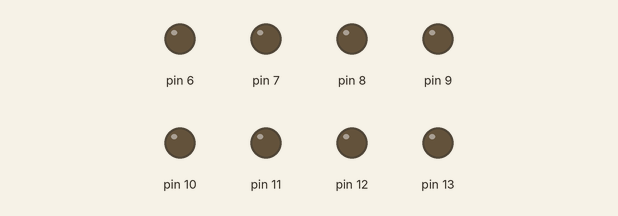
Bench run of a sketch on a simulated Arduino Uno, built with avr-gcc and run on an emulated ATmega328P. On the bench: output pins drawn as LEDs (lit = HIGH).

Above: at 0.1 s.
At 1.1 s:
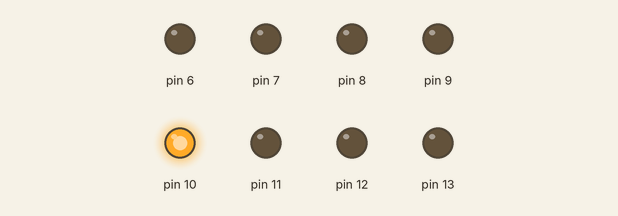
At 2.1 s:
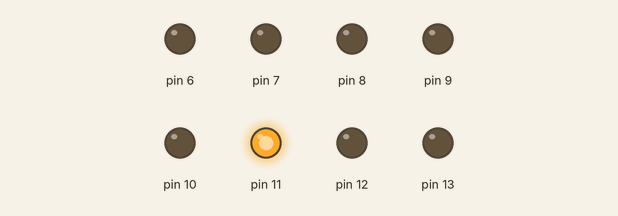
At 3.1 s:
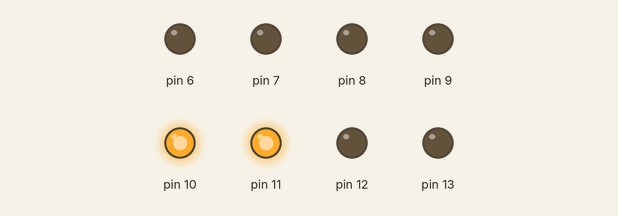
At 15.6 s:
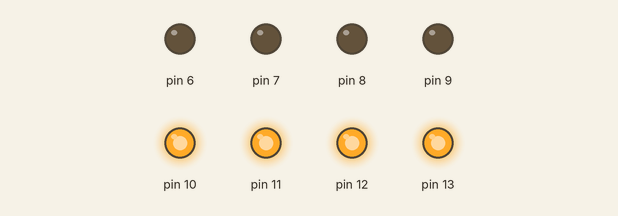
At 39.62 s:
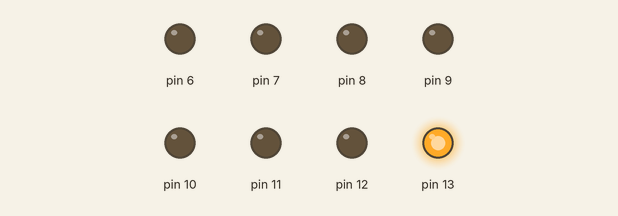
Timing chart, 0 to 40.0 s (numbered marks = the images above):
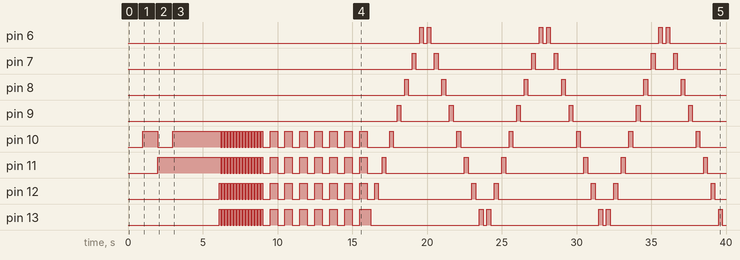

Measured:
- by itself, pin 6: LOW → HIGH at 19.5 s, → LOW 0.25 s later, → HIGH 0.25 s later, → LOW 0.25 s later, … (12 changes in this stretch)
- by itself, pin 7: LOW → HIGH at 19.0 s, → LOW 0.25 s later, → HIGH 1.3 s later, → LOW 0.25 s later, … (12 changes in this stretch)
- by itself, pin 8: LOW → HIGH at 18.5 s, → LOW 0.25 s later, → HIGH 2.3 s later, → LOW 0.25 s later, … (12 changes in this stretch)
- by itself, pin 9: LOW → HIGH at 18.0 s, → LOW 0.25 s later, → HIGH 3.3 s later, → LOW 0.25 s later, … (12 changes in this stretch)
- by itself, pin 10: LOW → HIGH at 1.0 s, → LOW 1.0 s later, → HIGH 1.0 s later, → LOW 3.2 s later, … (58 changes in this stretch)
- by itself, pin 11: LOW → HIGH at 2.0 s, → LOW 4.2 s later, → HIGH 0.10 s later, → LOW 0.10 s later, … (56 changes in this stretch)
- by itself, pin 12: LOW → HIGH at 6.1 s, → LOW 0.10 s later, → HIGH 0.10 s later, → LOW 0.10 s later, … (56 changes in this stretch)
- by itself, pin 13: LOW → HIGH at 6.1 s, → LOW 0.10 s later, → HIGH 0.10 s later, → LOW 0.10 s later, … (54 changes in this stretch)

The sketch:

Traffic_light.ino
```cpp
void setup() {
  // put your setup code here, to run once:
  pinMode(13, OUTPUT);
  pinMode(12, OUTPUT);
  pinMode(11, OUTPUT);
  pinMode(10, OUTPUT);
  pinMode(9, OUTPUT);
  pinMode(8, OUTPUT);
  pinMode(7, OUTPUT);
  pinMode(6, OUTPUT);

}

void loop() {
  // put your main code here, to run repeatedly:
  digitalWrite(13, LOW);
  digitalWrite(12, LOW);
  digitalWrite(11, LOW);
  digitalWrite(10, LOW);
  digitalWrite(9, LOW);
  digitalWrite(8, LOW);
  digitalWrite(7, LOW);
  digitalWrite(6, LOW);

  delay(1000);
  digitalWrite(10, HIGH);
  delay(1000);
  digitalWrite(10, LOW);
  digitalWrite(11, HIGH);
  delay(1000);
  digitalWrite(10, HIGH);
  delay(3000);
  for(int i = 0; i < 15; i++){
    delay(100);
    digitalWrite(13, HIGH);
    digitalWrite(12, HIGH);
    digitalWrite(11, HIGH);
    digitalWrite(10, HIGH);
    delay(100);
    digitalWrite(13, LOW);
    digitalWrite(12, LOW);
    digitalWrite(11, LOW);
    digitalWrite(10, LOW);
  }
  for(int k = 0; k < 7; k++){
    delay(500);
    digitalWrite(13, HIGH);
    digitalWrite(12, HIGH);
    digitalWrite(11, HIGH);
    digitalWrite(10, HIGH);
    delay(500);
    digitalWrite(13, LOW);
    digitalWrite(12, LOW);
    digitalWrite(11, LOW);
    digitalWrite(10, LOW);
  }
  for(int j = 0; j < 15; j++){
    for(int a = 13; a >5; a--){
      digitalWrite(a, HIGH);
      delay(250);
      digitalWrite(a, LOW);
      delay(250);
    }
    for(int b = 6; b <14; b++){
      digitalWrite(b, HIGH);
      delay(250);
      digitalWrite(b, LOW);
      delay(250);
    }
  }


}
```
